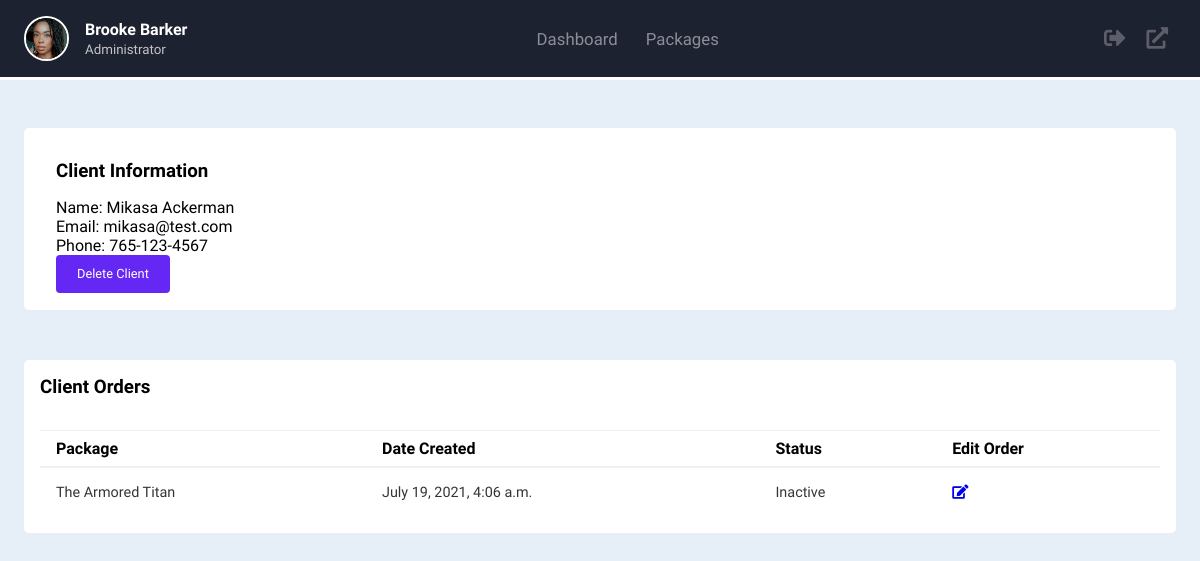
The page /client/2/ on the database as committed earlier.
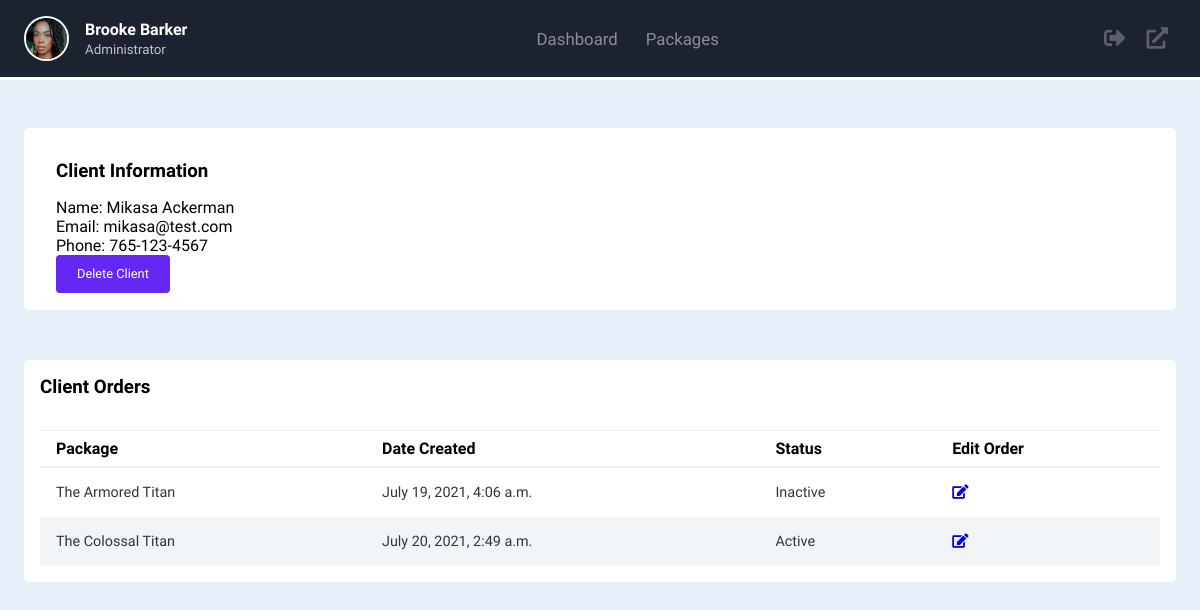
The same page on the database as committed later.
### accounts/models.py (models this page shows, shortened)
class Order(models.Model):
    STATUS = (
        ('Active', 'Active'),
        ('Inactive', 'Inactive'),
    )
    client = models.ForeignKey(Client, null=True, on_delete=models.SET_NULL)
    package = models.ForeignKey(Package, null=True, on_delete=models.SET_NULL)
    date_created = models.DateTimeField(auto_now_add=True, null=True)
    status = models.CharField(max_length=200, null=True, choices=STATUS)

class Package(models.Model):
    name = models.CharField(max_length=200, null=True)
    hourly_rate = models.FloatField(null=True)
    description = models.CharField(max_length=200, null=True)
    date_created = models.DateTimeField(auto_now_add=True, null=True)
    def __str__(self):
        return self.name

### accounts/views.py (the view)
# urls.py: path('client/<str:pk_test>/', views.client, name="client"),
def client(request, pk_test):
    client = Client.objects.get(id=pk_test)
    orders = client.order_set.all()
    context = {'client': client, 'orders': orders}
    return render(request,'accounts/client.html', context)

### accounts/templates/accounts/client.html (shortened to what this page needs)
{% extends 'accounts/main.html' %}
{% block content %}
{% include 'accounts/dashboard-navbar.html' %}
    <div class="main-content">
        <main>
            <div class="cards">
                <div class="card-single">
                    <div class="card-header">
                        <h3>Client Information</h3>
                    </div>
                    <div class="sub-card">
                        <span>Name: {{client.name}}</span>
                        <span>Email: {{client.email}}</span>
                        <span>Phone: {{client.phone}}</span>
                        <a class="add-new-order" href="{% url 'delete_client' client.id %}"><button>Delete Client</button></a>
                    </div>
                </div>
            </div>
            <div class="clients-wrapper">
                <div class="clients-header">
                    <h3>Client Orders</h3>
                </div>
                <div class="clients-body">
                    <div class="table-responsive">
                        <table width="100%">
                            <thead>
                                <tr>
                                    <th>Package</th>
                                    <th>Date Created</th>
                                    <th>Status</th>
                                    <th>Edit Order</th>
                                </tr>
                            </thead>
                            {% for order in orders %}
                                <tr>
                                    <td>{{order.package}}</td>
                                    <td>{{order.date_created}}</td>
                                    <td>{{order.status}}</td>
                                    <td><a href="{% url 'update_order' order.id %}"><i class="fas fa-edit"></i></a></td>
                                </tr>
                            {% endfor %}
                        </table>
                    </div>
                </div>
            </div>
        </main>
    </div>
{% endblock %}

Rows that differ between the two databases and show on the page:
added Order: package "The Colossal Titan", date_created "July 20, 2021, 2:49 a.m.", status "Active"
